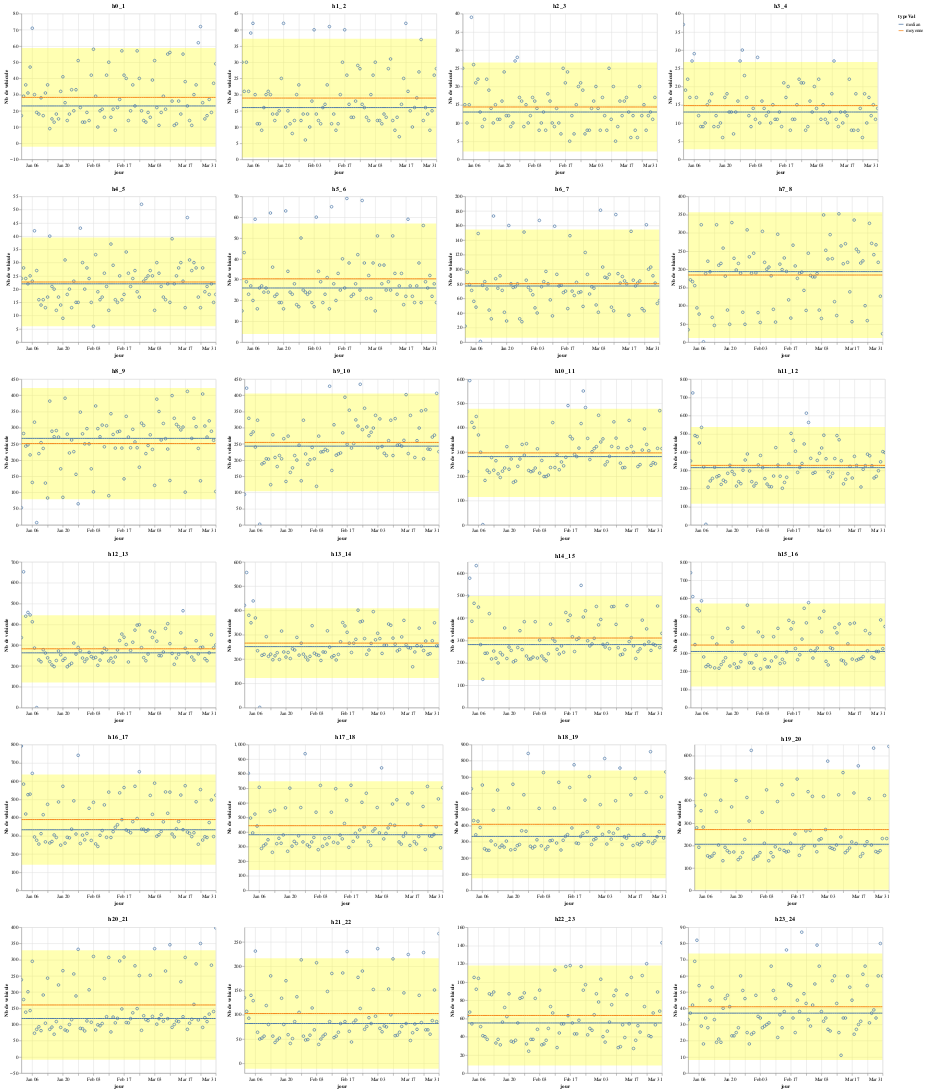

The code cell stored with this chart in its notebook:
### Code cell
alt.VConcatChart(vconcat=[alt.HConcatChart(hconcat=([graphTrafHoraire(df_horaire,statsHoraires(df_horaire,attributHeure),attributHeure) 
                           for attributHeure in [f'h{i+j}_{i+j+1}' for i in range(4)]])) for j in range(0,21,4)])
